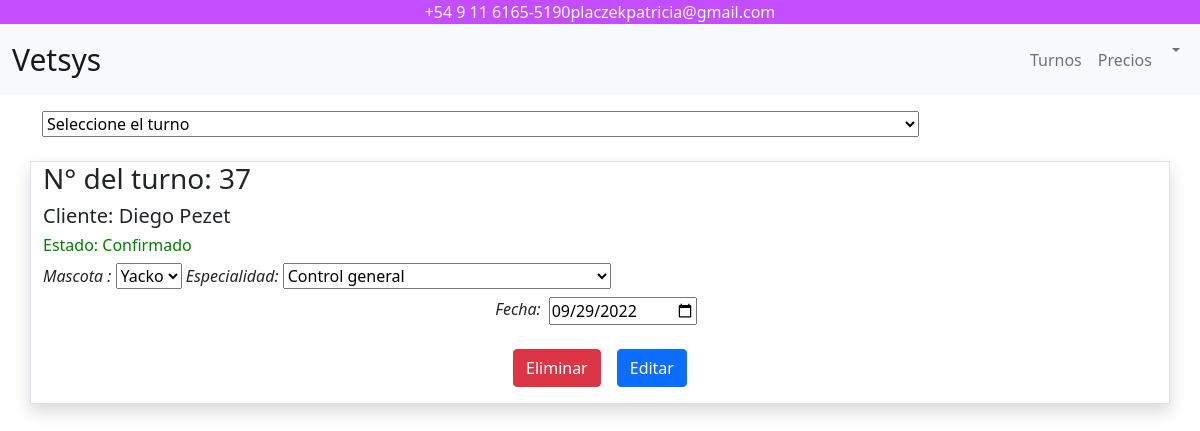
The app's page /sub/editarturnos.php?turno_id=37 with its own data.
### tables this page shows
CREATE TABLE `turnos` (
  `id` int(4) NOT NULL,
  `title` varchar(255) NOT NULL,
  `dni_cliente` int(8) NOT NULL,
  `cliente` varchar(200) NOT NULL,
  `asunto` varchar(200) NOT NULL,
  `id_mascota` int(4) NOT NULL,
  `mascota` varchar(200) NOT NULL,
  `status` varchar(255) NOT NULL,
  `start` date NOT NULL,
  `domicilio` varchar(200) NOT NULL
);

### sub/editarturnos.php (the view, shortened to what this page needs)
<?php
include("div/connect.php");
$stmt = $conn->prepare("SELECT * FROM `turnos` WHERE DATE(start) >= CURDATE() ORDER BY `turnos`.`start` DESC ");
$stmt->execute();
$results_turnos = $stmt->fetchAll();
$turnos = null;
if (is_countable($results_turnos)) {
    if (count($results_turnos) != 0) {
        $turnos = $results_turnos;
    }
}
if (isset($_GET['turno_id'])) {
    $query = $conn->prepare("SELECT * FROM `turnos` WHERE id=:id");
    $query->bindParam(':id', $_GET['turno_id']);
    $query->execute();
    $result_turno = $query->fetchAll();
    $turno = null;
    if (is_countable($result_turno)) {
        if (count($result_turno) != 0) {
            $turno = $result_turno;
        }
    }
    foreach ($turno as $row_turno) :
        $dni_cliente = $row_turno['dni_cliente'];
        $stmt = $conn->prepare("SELECT * FROM mascotas WHERE id_dueño='$dni_cliente' ");
        $stmt->execute();
        $results_mascotas = $stmt->fetchAll();
        $mascotas = null;
        if (is_countable($results_mascotas)) {
            if (count($results_mascotas) != 0) {
                $mascotas = $results_mascotas;
            }
        }
    endforeach;
}
?>
<head>
    <link href="../bootstrap/css/bootstrap.min.css" rel="stylesheet">
    <link rel="stylesheet" href="https://cdnjs.cloudflare.com/ajax/libs/selectize.js/0.12.6/css/selectize.bootstrap3.min.css" />
</head>
<body>
    <?php include('div/header.php'); ?>
    <div class="container mt-3">
        <?php if($turnos): ?>
        <form method="get">
            <select class="select-box" name='turno_id' onchange="this.form.submit()">
                <option selected value>Seleccione el turno</option>
            </select>
        </form>
        <?php else: ?>
            <h5><?= "No hay turnos pendientes" ?></h5>
        <?php endif; ?>
    </div>
    <?php if (isset($_GET['turno_id'])) : ?>
        <?php foreach ($turno as $row_turno) : ?>
            <div class="container mt-4 border shadow">
                <h2 class="h3"><?php echo "N° del turno: ", $row_turno['id'] ?></h2>
                <p class="h5"><?php echo "Cliente: ", $row_turno['cliente'] ?></p>
                <p class="h6" style="<?php if($row_turno['status']=="Confirmado"){echo "color:green;";}else if($row_turno['status']=="Cancelado"){echo "color:red;";}?>"><?php echo "Estado: ", $row_turno['status'] ?></p>
                <form method="post">
                    <i>Mascota : </i>
                    <select name="id_mascota" required>
                        <?php foreach ($mascotas as $row_mascotas) : ?>
                            <option value="<?php echo $row_mascotas['id_mascota'] ?>"><?php echo $row_mascotas['nombre'] ?></option>
                        <?php endforeach; ?>
                    </select>
                    <i>Especialidad:</i>
                    <select name="especialidad" required>
                        <option value=<?php echo $row_turno['asunto']; ?>><?php echo $row_turno['asunto']; ?></option>
                    </select>
                    <div class="p-2 d-flex justify-content-center">
                        <i>Fecha:</i>
                        <input type="date" name="fecha" value=<?php echo $row_turno['start'] ?> class="input mx-2" required>
                    </div>
                    <div class="d-flex justify-content-center mt-3 text-white">
                        <input class="btn btn-danger mx-2" type="submit" name="eliminarturno" value="Eliminar">
                        <input class="btn btn-primary mx-2" type="submit" name="editarturno" value="Editar">
                    </div>
                </form>
            </div>
        <?php endforeach ?>
    <?php endif; ?>
</body>

### records on screen
turnos: id "37", cliente "Diego Pezet", status "Confirmado", especialidad "Control general", fecha "09/29/2022"

### other values on screen
form field id_mascota "Yacko"
